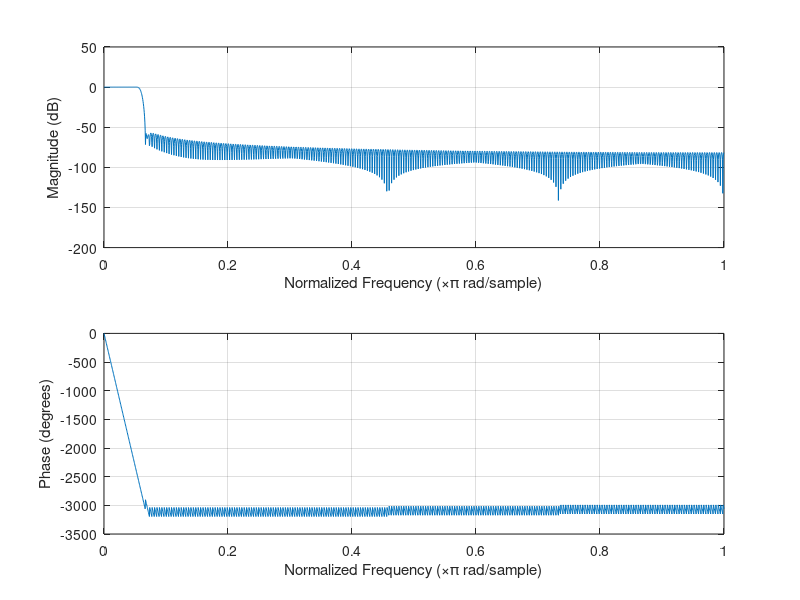

The MATLAB script that drew this image:
close all;clear all;clc

rng(12041988)

use_fix_point = false;

use_window = true;

% Window size.
L = 72;

window_type = ["none"; "hanning"; "hamming"; "kaiser"; "blackman"; "bartlett"; "chebwin"];

numIter = 10000;

% test frequency domain multiplexing concept for McF-TDMA

% ----------------------- basic definitions --------------------------
sc_spacing = 15e3;
freq_offset_1dot4MHz_in_20MHz = 6e6;

num_sc_per_RB = 12;
num_sc_6RB = 6*num_sc_per_RB;
num_sc_100RB = 100*num_sc_per_RB;

nfft_20MHz_standard = 2048;
len_cp_20MHz_standard = 144;
sampling_rate_20MHz_standard = 30.72e6;

nfft_20MHz = 1536;
len_cp_20MHz = len_cp_20MHz_standard*(nfft_20MHz/nfft_20MHz_standard);
sampling_rate_20MHz = sampling_rate_20MHz_standard*(nfft_20MHz/nfft_20MHz_standard);

fir_coef = fir1(512, 1.4e6/sampling_rate_20MHz).'; % baseband fir of 1.4 MHz Rx
len_fir_half = (length(fir_coef)-1)/2;
freqz(fir_coef,1,512)

nfft_1dot4MHz = 128;
len_cp_1dot4MHz = len_cp_20MHz_standard*(nfft_1dot4MHz/nfft_20MHz_standard);
sampling_rate_1dot4MHz = sampling_rate_20MHz_standard*(nfft_1dot4MHz/nfft_20MHz_standard);

oob_avg = zeros(1,length(window_type));
for winType=1:1:length(window_type)
    
    window_type_str = window_type(winType);
    
    for iter=1:1:numIter
        
        % ---fake frequency subcarrier(data/pilot/pss/sss/etc) of 1.4M BW 6RB----
        s_1dot4MHz_6RB = (1/sqrt(2))*sign(randn(num_sc_6RB,1)) + 1i.*(1/sqrt(2))*sign(randn(num_sc_6RB,1));
        
        % ------------------------------------------------------------------------
        % Generate two 1.4 MHz LTE signal (at +6 MHz and -6 MHz) via frequency domain
        % multiplexing through single 20 MHz LTE transmitter
        
        sc_idx_offset_6MHz = freq_offset_1dot4MHz_in_20MHz/sc_spacing;
        % subcarrier idx of negative 6 MHz offset 1.4 MHz LTE in 20 MHz LTE
        sc_sp_n6MHz = (num_sc_100RB/2)-sc_idx_offset_6MHz-(num_sc_6RB/2)+1;
        sc_ep_n6MHz = (num_sc_100RB/2)-sc_idx_offset_6MHz+(num_sc_6RB/2);
        % subcarrier idx of positive 6 MHz offset 1.4 MHz LTE in 20 MHz LTE
        sc_sp_p6MHz = (num_sc_100RB/2)+sc_idx_offset_6MHz-(num_sc_6RB/2)+1;
        sc_ep_p6MHz = (num_sc_100RB/2)+sc_idx_offset_6MHz+(num_sc_6RB/2);
        
        s_20MHz_100RB = zeros(num_sc_100RB,1);
        % Frequency domain multiplexing of two 1.4 MHz LTE into subcarrier of 20 MHz LTE
        s_20MHz_100RB(sc_sp_n6MHz:sc_ep_n6MHz) = s_1dot4MHz_6RB;
        s_20MHz_100RB(sc_sp_p6MHz:sc_ep_p6MHz) = s_1dot4MHz_6RB;
        
        if(use_window)
            switch(window_type_str)
                case 'none'
                    w = ones(L,1);
                case 'hanning'
                    w = hann(L);
                case 'hamming'
                    w = hamming(L);
                case 'kaiser'
                    w = kaiser(L,2.5);
                case 'blackman'
                    w = blackman(L);
                case 'bartlett'
                    w = bartlett(L);
                case 'chebwin'
                    w = chebwin(L);
                case 'zeros'
                    w = zeros(L,1);
                otherwise
                    w = zeros(L,1);
            end
            
            s_20MHz_100RB(sc_sp_n6MHz:sc_ep_n6MHz) = s_1dot4MHz_6RB.*w;
            s_20MHz_100RB(sc_sp_p6MHz:sc_ep_p6MHz) = s_1dot4MHz_6RB.*w;
        end
        
        % -------------- 20 MHz LTE Tx: 1 CP + 1 OFDM symbol ----------------------
        freq_sc_20MHz = single([s_20MHz_100RB(((num_sc_100RB/2)+1):end); zeros(nfft_20MHz-num_sc_100RB,1); s_20MHz_100RB(1:(num_sc_100RB/2))]);
        ofdm_symbol_20MHz = ifft(freq_sc_20MHz,nfft_20MHz).*(nfft_20MHz/nfft_1dot4MHz);
        ofdm_symbol_with_cp_20MHz = [ofdm_symbol_20MHz((end-(len_cp_20MHz-1)):end); ofdm_symbol_20MHz];
        
        freq_ofdm_symbol_20MHz = fft(ofdm_symbol_20MHz,nfft_20MHz);
        
        
        if(use_fix_point)
            freq_ofdm_symbol_20MHz_aux = fi(freq_ofdm_symbol_20MHz,1,16,15);
            freq_ofdm_symbol_20MHz_aux = freq_ofdm_symbol_20MHz_aux.data;
        else
            freq_ofdm_symbol_20MHz_aux = freq_ofdm_symbol_20MHz;
        end
        
        
        oob_vector = [freq_ofdm_symbol_20MHz_aux(1:364); freq_ofdm_symbol_20MHz_aux(437:1100); freq_ofdm_symbol_20MHz_aux(1173:end)];
        
        oob_avg(1,winType) = oob_avg(1,winType) + (10*log10(sum(abs(oob_vector).^2)/length(oob_vector)));
        
    end
    
    fprintf(1,'window_type: %s - OOB: %1.2f [dB]\n',window_type_str,(oob_avg(1,winType)/numIter));
    
end
